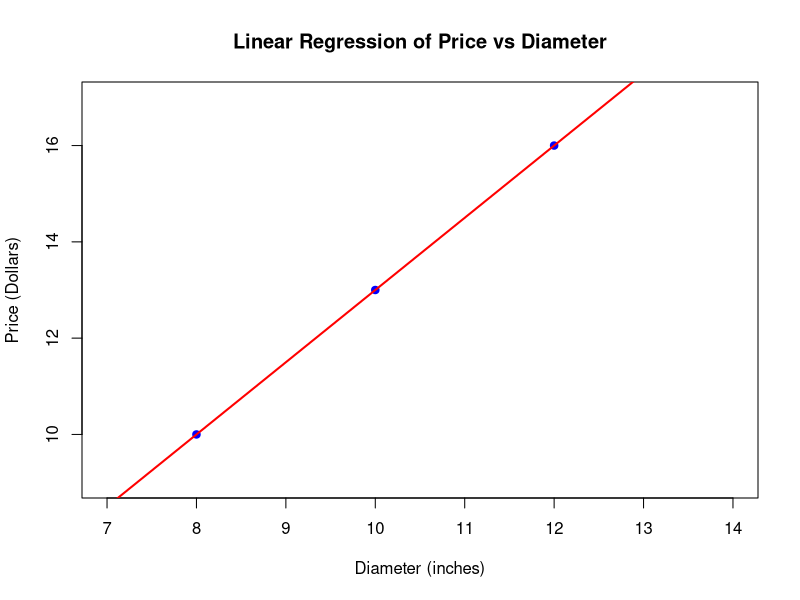

Reproduce this figure in R.
#Abhijeet Karne
#Practical No.6
# Data
diameter <- c(8, 10, 12)
price <- c(10, 13, 16)
mean_x <- mean(diameter)
mean_y <- mean(price)
deviation_x <- diameter - mean_x
deviation_y <- price - mean_y
product_deviation <- deviation_x * deviation_y
square_deviation_x <- deviation_x^2
sum_product_deviation <- sum(product_deviation)
sum_square_deviation_x <- sum(square_deviation_x)

b <- sum_product_deviation / sum_square_deviation_x
a <- mean_y - b * mean_x
# Plotting
plot(diameter, price, main = "Linear Regression of Price vs Diameter",
     xlab = "Diameter (inches)", ylab = "Price (Dollars)",
     pch = 19, col = "blue", xlim = c(7, 14), ylim = c(9, 17))

# Add regression line
abline(a, b, col = "red", lwd = 2)  # Regression line
mean_x
mean_y
deviation_x
deviation_y
product_deviation
square_deviation_x
sum_product_deviation
sum_square_deviation_x